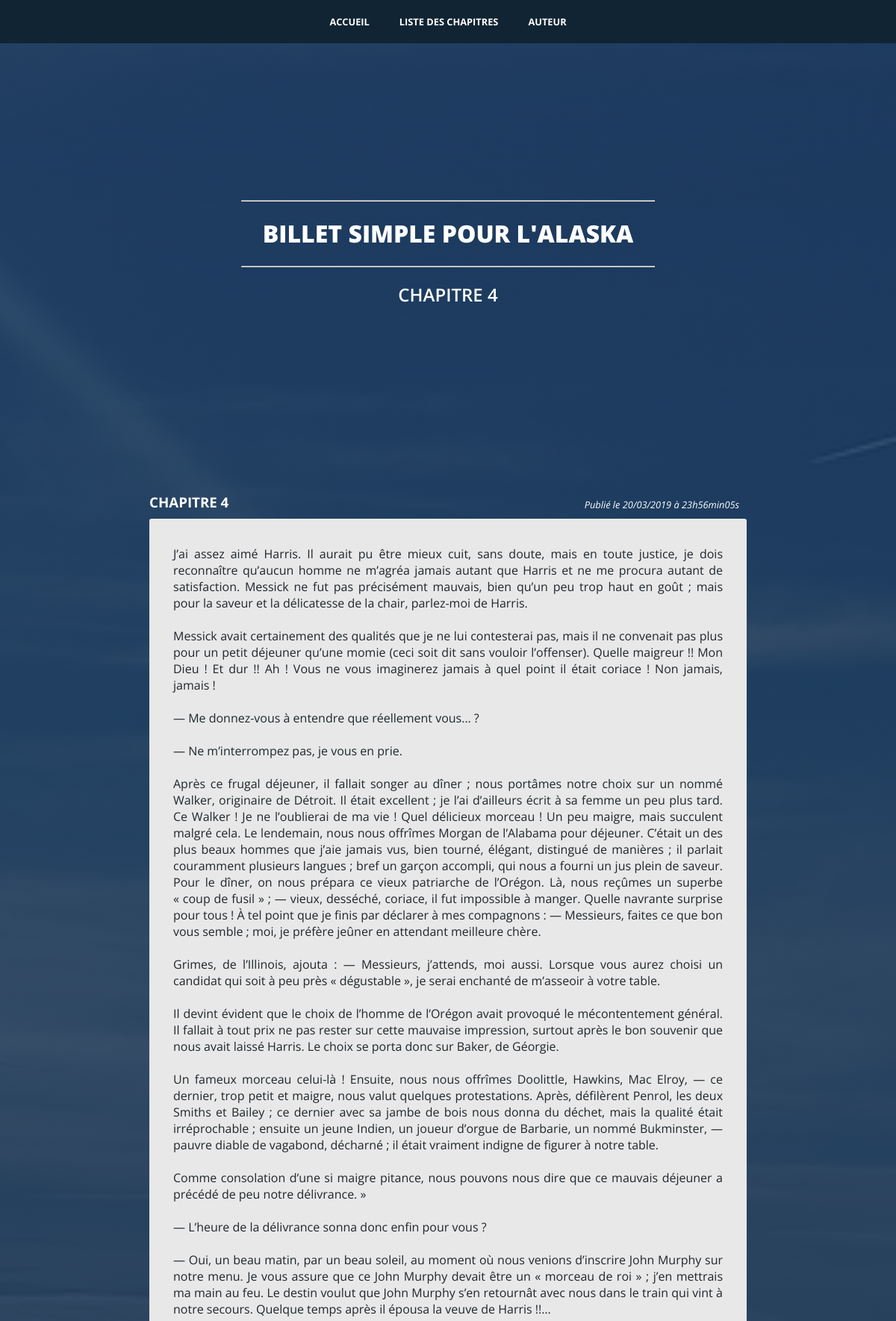
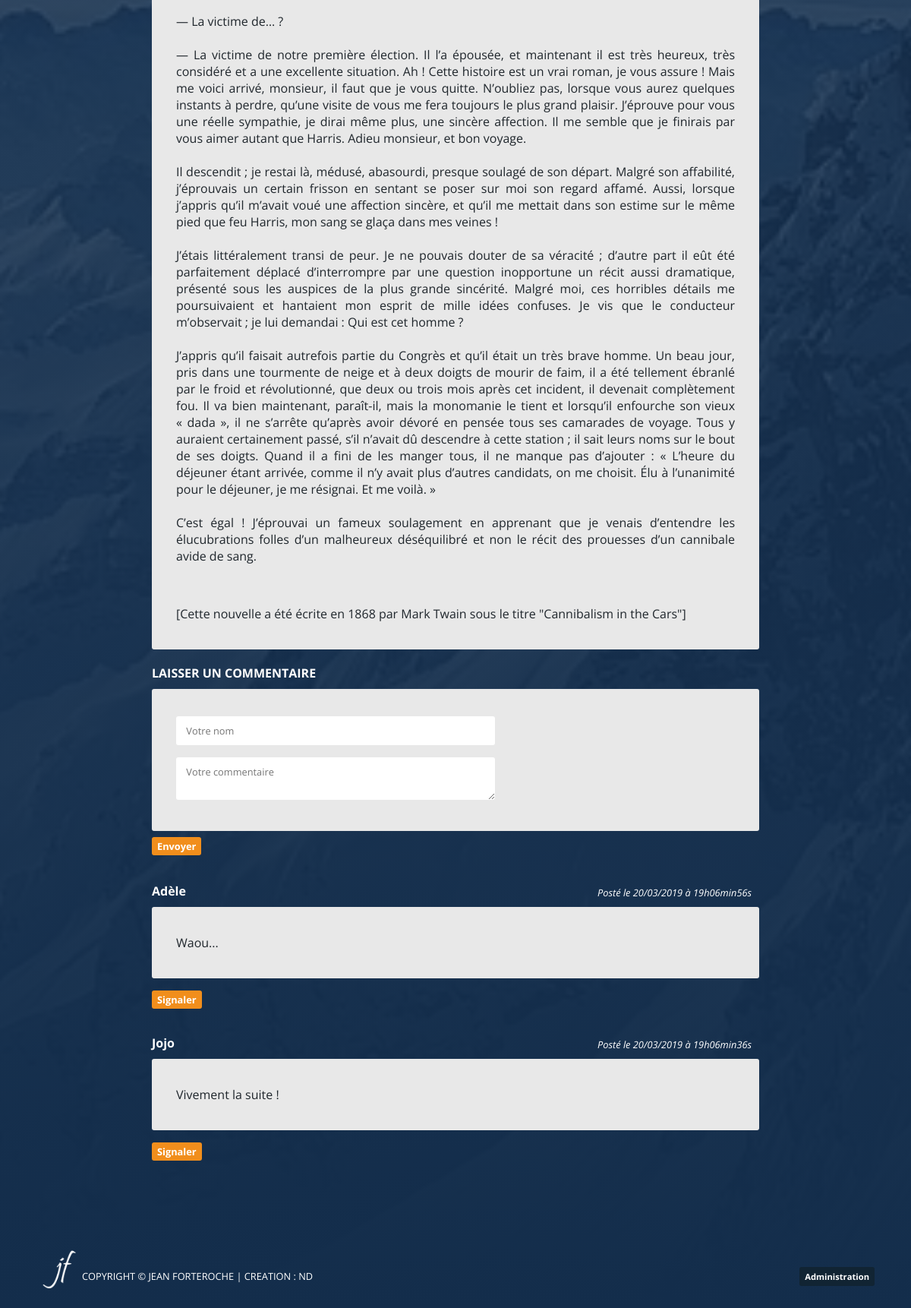
Screenshot of /chapitre-4.html with the database file from the repository (2 pictures, top to bottom).
### tables this page shows
CREATE TABLE IF NOT EXISTS `posts` (
  `post_id` int(11) NOT NULL AUTO_INCREMENT,
  `title` varchar(255) NOT NULL,
  `content` text NOT NULL,
  `creation_date` datetime NOT NULL,
  `update_date` datetime DEFAULT NULL,
  PRIMARY KEY (`post_id`)
);

CREATE TABLE IF NOT EXISTS `comments` (
  `comment_id` int(11) NOT NULL AUTO_INCREMENT,
  `post_id` int(11) NOT NULL,
  `author` varchar(255) NOT NULL,
  `comment` text NOT NULL,
  `comment_date` datetime NOT NULL,
  `reporting` int(11) NOT NULL,
  PRIMARY KEY (`comment_id`)
);

### models/Model.php (called while the page is built, shortened)
<?php
abstract class Model
{
    protected static function dbConnect()
    {
        $db = new \PDO('mysql:host=localhost;dbname=db_forteroche;charset=utf8', 'root', '');
        return $db;
    }
}

### models/ModelPost.php (called while the page is built, shortened)
<?php
require_once("models/Model.php");
class ModelPost extends Model
{
    private $_db;
    public function __construct()
    {
        $this->_db = parent::dbConnect();
    }
    public function getPost($postId)
    {
        $postData = $this->_db->prepare('SELECT post_id, title, content, DATE_FORMAT(creation_date, \'%d/%m/%Y à %Hh%imin%ss\') AS creation_date_fr, DATE_FORMAT(update_date, \'%d/%m/%Y à %Hh%imin%ss\') AS update_date_fr FROM posts WHERE post_id = ?');
        $postData->execute(array($postId));
        $post = $postData->fetch();
        return $post;
    }
}

### models/ModelComment.php (called while the page is built, shortened)
<?php
require_once("models/Model.php");
class ModelComment extends Model
{
    private $_db;
    public function __construct()
    {
        $this->_db = parent::dbConnect();
    }
    public function getComments($postId)
    {
        $commentsData = $this->_db->prepare('SELECT comment_id, post_id, author, comment, DATE_FORMAT(comment_date, \'%d/%m/%Y à %Hh%imin%ss\') AS comment_date_fr, reporting FROM comments WHERE post_id = ? ORDER BY comment_date DESC');
        $commentsData->execute(array($postId));
        return $commentsData;
    }
}

### views/frontend/viewPost.php (the view, shortened to what this page needs)
<?php
$title = htmlspecialchars($post['title']);
    ?>
    <div class="flex">
        <h3><?= htmlspecialchars($post['title']) ?></h3>
        <p class="date">
            <em>Publié le <?= $post['creation_date_fr'] ?></em>
        </p>
    </div>
    <div class="bloc">
        <p><?= preg_replace('#(http|https)://[a-z0-9._/\-=?&;]+#i', '<a href="$0" target="_blank">$0</a>', $post['content']) ?></p>
    </div>
    <h4>LAISSER UN COMMENTAIRE</h4>
    <form action="index.php?action=addComment&amp;postId=<?= $post['post_id'] ?>" method="post">
        <div class="bloc">
            <p><input type="text" id="author" name="author" placeholder=" Votre nom"></p>
            <p><textarea id="comment" name="comment" cols="50" placeholder=" Votre commentaire"></textarea></p>
        </div>
        <p class="buttonArea"><input class="button" type="submit" value="Envoyer"></p>
    </form>
    <?php
    while ($comment = $commentsData->fetch()) {
        ?>
        <div class="flex">
            <h4><?= htmlspecialchars($comment['author']) ?></h4>
            <div class="flex">
                <p class="date"><em>Posté le <?= $comment['comment_date_fr'] ?></em></p>
            </div>
        </div>
        <div class="bloc">
            <p>
                <?= preg_replace('#(http|https)://[a-z0-9._/\-=?&;]+#i', '<a href="$0" target="_blank">$0</a>', nl2br(htmlspecialchars($comment['comment']))) ?>
            </p>
        </div>
        <p>
            <?php
            if ($comment['reporting'] != 1) {
                ?>
                <p class="buttonArea"><a class="button" href="index.php?action=reportComment&amp;commentId=<?= $comment['comment_id'] ?>&amp;postId=<?= $comment['post_id'] ?>">Signaler</a></p>
                <?php
            }
            ?>
        </p>
        <?php
    }
$content = ob_get_clean();
require('template.php');
?>

### views/frontend/template.php (shortened to what this page needs)
<!DOCTYPE html>
<html lang="fr">
    <head>
        <link rel="stylesheet" href="https://use.fontawesome.com/releases/v5.7.2/css/all.css">
        <link rel="stylesheet" href="public/css/style.css">
    </head>
    <body>
        <header>
            <nav>
                <ul id="ulFrontEnd">
                    <li><a href="accueil.html">ACCUEIL</a></li>
                    <li><a href="chapitres.html">LISTE DES CHAPITRES</a></li>
                    <li><a href="auteur.html">AUTEUR</a></li>
                </ul>
            </nav>
            <hr>
            <h1>BILLET SIMPLE POUR L'ALASKA</h1>
            <hr>
            <h2><?= $title ?></h2>
        </header>
        <section >
        	<?= $content ?>
        </section>
        <footer class="flex footerFrontEnd">
            <div class="flex footerFrontEnd">
                <img class="logo" src="public/images/logo.png" alt="initiales de Jean Forteroche">
                <p>COPYRIGHT © JEAN FORTEROCHE | CREATION : ND</p>
            </div>
            <p><a class="button" href="administration.html">Administration</a></p>
        </footer>
    </body>
</html>

### public/css/style.css (style rules this page uses)
body { margin: 0 4%; background: linear-gradient(to top, rgba(19,45,75,1), rgba(19,45,75,0.7)), url("../images/himalayas.jpg") fixed top center; background-size: cover; font-family: 'Open Sans', sans-serif; text-align: justify; color: white; }
header { height: 330px; padding: 260px 0 50px 0; }
nav { position: fixed; top: 0; z-index: 2; width: 100%; margin: 0 -4%; }
nav ul { display: flex; justify-content: center; align-items: center; list-style-type: none; margin: 0; padding: 0; background-color: #112433; }
nav a { display: block; box-sizing: border-box; height: 100%; padding: 20px; font-size: 0.8rem; font-weight: bold; color: white; text-align: center; text-decoration: none; }
h1, h2 { text-align: center; text-transform: uppercase; }
h1 { font-weight: 800; }
h2 { font-weight: 600; }
hr { width: 50%; color: white; }
h3, h4 { margin: 20px 10px 10px 0; }
section { max-width: 800px; margin: auto; }
.flex { display: flex; justify-content: space-between; align-items: flex-end; flex-wrap: wrap; }
.bloc { padding: 20px 4%; background-color: #e8e8e8; color: #1f262c; border-radius: 3px; }
.date { font-size: 0.8rem; margin: 0 10px 10px 0; }
input, textarea { width: 92%; max-width: 400px; padding: 10px; border: none; border-radius: 3px; font-family: 'Open Sans', sans-serif; font-size: 0.8rem; }
.buttonArea { padding-top: 0; margin-top: 8px; }
.button, .reportingInfo { width: auto; padding: 3px 7px; background-color: #f18e1c; border: none; border-radius: 3px; color: white; font-weight: bold; font-size: 0.8rem; text-decoration: none; }
footer { padding: 100px 0px 20px 0px; font-size: 0.8rem; text-align: center; }
footer .button { padding: 5px 7px; background-color: #112433; font-size: 0.7rem; }
.logo { width: auto; height: 60px; }

### rows the page displays
posts: title "CHAPITRE 4", content "J’ai assez aimé Harris. Il aurait pu être mieux cuit, sans doute, mais en toute justice, je dois reconnaître qu’aucun homme ne m’agréa jamais autant que Harris et ne me procura autant de satisfaction. Messick ne fut pas précisément mauvais, bien qu’un peu trop haut en goût ; mais pour la saveur et la délicatesse de la chair, parlez-moi de Harris. Messick avait certainement des qualités que je ne lui contesterai pas, mais il ne convenait pas plus pour un petit déjeuner qu’une momie (ceci soit dit sans vouloir l’offenser). Quelle maigreur !! Mon Dieu ! Et dur !! Ah ! Vous ne vous imaginerez jamais à quel point il était coriace ! Non jamais, jamais ! — Me donnez-vous à entendre que réellement…"
comments: author "Adèle", comment_date_fr "20/03/2019 à 19h06min56s", comment "Waou..."
comments: author "Jojo", comment_date_fr "20/03/2019 à 19h06min36s", comment "Vivement la suite !"

### other values shown
$post['creation_date_fr'] "20/03/2019 à 23h56min05s"
